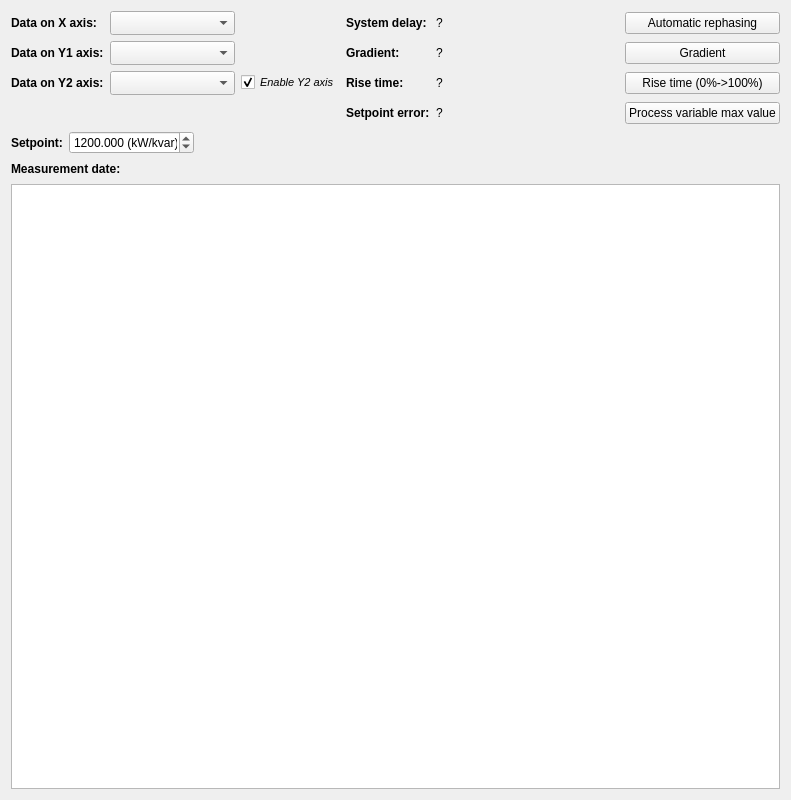
<?xml version="1.0" encoding="UTF-8"?>
<ui version="4.0">
 <class>XYGraphTab</class>
 <widget class="QWidget" name="XYGraphTab">
  <property name="geometry">
   <rect>
    <x>0</x>
    <y>0</y>
    <width>784</width>
    <height>800</height>
   </rect>
  </property>
  <property name="windowTitle">
   <string>Form</string>
  </property>
  <layout class="QVBoxLayout" name="verticalLayout">
   <item>
    <layout class="QGridLayout" name="gridLayoutTop">
     <item row="3" column="10">
      <widget class="QPushButton" name="btnProcessVarMaxVal">
       <property name="text">
        <string>Process variable max value</string>
       </property>
      </widget>
     </item>
     <item row="1" column="5">
      <widget class="QLabel" name="labelGradient">
       <property name="sizePolicy">
        <sizepolicy hsizetype="Preferred" vsizetype="Preferred">
         <horstretch>0</horstretch>
         <verstretch>0</verstretch>
        </sizepolicy>
       </property>
       <property name="font">
        <font>
         <bold>true</bold>
        </font>
       </property>
       <property name="toolTip">
        <string>The gradient represents the slope with which the process variable rises to the setpoint. The power type (P/Q) is determined by the data on the Y1 axis.</string>
       </property>
       <property name="text">
        <string>Gradient:</string>
       </property>
       <property name="alignment">
        <set>Qt::AlignLeading|Qt::AlignLeft|Qt::AlignVCenter</set>
       </property>
      </widget>
     </item>
     <item row="1" column="9">
      <widget class="QLabel" name="labelTest2Info">
       <property name="minimumSize">
        <size>
         <width>150</width>
         <height>0</height>
        </size>
       </property>
       <property name="text">
        <string/>
       </property>
       <property name="alignment">
        <set>Qt::AlignRight|Qt::AlignTrailing|Qt::AlignVCenter</set>
       </property>
      </widget>
     </item>
     <item row="0" column="3">
      <spacer name="hSpacerMid1">
       <property name="orientation">
        <enum>Qt::Horizontal</enum>
       </property>
       <property name="sizeHint" stdset="0">
        <size>
         <width>40</width>
         <height>20</height>
        </size>
       </property>
      </spacer>
     </item>
     <item row="2" column="0">
      <widget class="QLabel" name="labelY2Data">
       <property name="font">
        <font>
         <bold>true</bold>
        </font>
       </property>
       <property name="toolTip">
        <string>right axis</string>
       </property>
       <property name="text">
        <string>Data on Y2 axis:</string>
       </property>
      </widget>
     </item>
     <item row="0" column="1">
      <widget class="QComboBox" name="cBoxXData">
       <property name="sizePolicy">
        <sizepolicy hsizetype="Preferred" vsizetype="Minimum">
         <horstretch>0</horstretch>
         <verstretch>0</verstretch>
        </sizepolicy>
       </property>
       <property name="minimumSize">
        <size>
         <width>125</width>
         <height>24</height>
        </size>
       </property>
       <property name="maximumSize">
        <size>
         <width>100</width>
         <height>16777215</height>
        </size>
       </property>
      </widget>
     </item>
     <item row="0" column="10">
      <widget class="QPushButton" name="btnAutoRephase">
       <property name="text">
        <string>Automatic rephasing</string>
       </property>
      </widget>
     </item>
     <item row="0" column="6">
      <widget class="QLabel" name="labelSystemDelayVal">
       <property name="text">
        <string>?</string>
       </property>
       <property name="alignment">
        <set>Qt::AlignLeading|Qt::AlignLeft|Qt::AlignVCenter</set>
       </property>
      </widget>
     </item>
     <item row="1" column="0">
      <widget class="QLabel" name="labelY1Data">
       <property name="font">
        <font>
         <bold>true</bold>
        </font>
       </property>
       <property name="toolTip">
        <string>left axis</string>
       </property>
       <property name="text">
        <string>Data on Y1 axis:</string>
       </property>
      </widget>
     </item>
     <item row="1" column="1">
      <widget class="QComboBox" name="cBoxY1Data">
       <property name="sizePolicy">
        <sizepolicy hsizetype="Preferred" vsizetype="Minimum">
         <horstretch>0</horstretch>
         <verstretch>0</verstretch>
        </sizepolicy>
       </property>
       <property name="minimumSize">
        <size>
         <width>125</width>
         <height>24</height>
        </size>
       </property>
       <property name="maximumSize">
        <size>
         <width>100</width>
         <height>16777215</height>
        </size>
       </property>
      </widget>
     </item>
     <item row="0" column="0">
      <widget class="QLabel" name="labelXdata">
       <property name="font">
        <font>
         <bold>true</bold>
        </font>
       </property>
       <property name="toolTip">
        <string>bottom axis</string>
       </property>
       <property name="text">
        <string>Data on X axis:</string>
       </property>
      </widget>
     </item>
     <item row="0" column="8">
      <spacer name="hSpacerRight">
       <property name="orientation">
        <enum>Qt::Horizontal</enum>
       </property>
       <property name="sizeType">
        <enum>QSizePolicy::Minimum</enum>
       </property>
       <property name="sizeHint" stdset="0">
        <size>
         <width>20</width>
         <height>20</height>
        </size>
       </property>
      </spacer>
     </item>
     <item row="2" column="10">
      <widget class="QPushButton" name="btnRiseTime">
       <property name="text">
        <string>Rise time (0%-&gt;100%)</string>
       </property>
      </widget>
     </item>
     <item row="1" column="10">
      <widget class="QPushButton" name="btnGradient">
       <property name="text">
        <string>Gradient</string>
       </property>
      </widget>
     </item>
     <item row="3" column="6">
      <widget class="QLabel" name="labelSetpointErrVal">
       <property name="toolTip">
        <string/>
       </property>
       <property name="text">
        <string>?</string>
       </property>
       <property name="alignment">
        <set>Qt::AlignLeading|Qt::AlignLeft|Qt::AlignVCenter</set>
       </property>
      </widget>
     </item>
     <item row="3" column="5">
      <widget class="QLabel" name="labelSetpointErr">
       <property name="sizePolicy">
        <sizepolicy hsizetype="Preferred" vsizetype="Minimum">
         <horstretch>0</horstretch>
         <verstretch>0</verstretch>
        </sizepolicy>
       </property>
       <property name="minimumSize">
        <size>
         <width>0</width>
         <height>24</height>
        </size>
       </property>
       <property name="font">
        <font>
         <bold>true</bold>
        </font>
       </property>
       <property name="toolTip">
        <string>&lt;html&gt;&lt;head/&gt;&lt;body&gt;&lt;p&gt;A realtive error to the setpoint value.&lt;/p&gt;&lt;/body&gt;&lt;/html&gt;</string>
       </property>
       <property name="text">
        <string>Setpoint error:</string>
       </property>
       <property name="alignment">
        <set>Qt::AlignLeading|Qt::AlignLeft|Qt::AlignVCenter</set>
       </property>
      </widget>
     </item>
     <item row="0" column="5">
      <widget class="QLabel" name="labelSystemDelay">
       <property name="sizePolicy">
        <sizepolicy hsizetype="Preferred" vsizetype="Preferred">
         <horstretch>0</horstretch>
         <verstretch>0</verstretch>
        </sizepolicy>
       </property>
       <property name="font">
        <font>
         <bold>true</bold>
        </font>
       </property>
       <property name="toolTip">
        <string>The system delay represents the time that elapses between the execution of the control command and the response of the controlled system.</string>
       </property>
       <property name="text">
        <string>System delay:</string>
       </property>
       <property name="alignment">
        <set>Qt::AlignLeading|Qt::AlignLeft|Qt::AlignVCenter</set>
       </property>
      </widget>
     </item>
     <item row="2" column="6">
      <widget class="QLabel" name="labelRiseTimeVal">
       <property name="text">
        <string>?</string>
       </property>
       <property name="alignment">
        <set>Qt::AlignLeading|Qt::AlignLeft|Qt::AlignVCenter</set>
       </property>
      </widget>
     </item>
     <item row="2" column="2">
      <widget class="QCheckBox" name="checkBox">
       <property name="font">
        <font>
         <pointsize>8</pointsize>
         <italic>true</italic>
        </font>
       </property>
       <property name="text">
        <string>Enable Y2 axis</string>
       </property>
       <property name="checked">
        <bool>true</bool>
       </property>
      </widget>
     </item>
     <item row="1" column="6">
      <widget class="QLabel" name="labelGradientVal">
       <property name="text">
        <string>?</string>
       </property>
       <property name="alignment">
        <set>Qt::AlignLeading|Qt::AlignLeft|Qt::AlignVCenter</set>
       </property>
      </widget>
     </item>
     <item row="2" column="1">
      <widget class="QComboBox" name="cBoxY2Data">
       <property name="sizePolicy">
        <sizepolicy hsizetype="Preferred" vsizetype="Minimum">
         <horstretch>0</horstretch>
         <verstretch>0</verstretch>
        </sizepolicy>
       </property>
       <property name="minimumSize">
        <size>
         <width>125</width>
         <height>24</height>
        </size>
       </property>
       <property name="maximumSize">
        <size>
         <width>100</width>
         <height>16777215</height>
        </size>
       </property>
      </widget>
     </item>
     <item row="2" column="5">
      <widget class="QLabel" name="labelRiseTime">
       <property name="sizePolicy">
        <sizepolicy hsizetype="Preferred" vsizetype="Preferred">
         <horstretch>0</horstretch>
         <verstretch>0</verstretch>
        </sizepolicy>
       </property>
       <property name="font">
        <font>
         <bold>true</bold>
        </font>
       </property>
       <property name="toolTip">
        <string>The rise time indicates the time elapsed during the rise from 0 % to 100 % of the setpoint value.</string>
       </property>
       <property name="text">
        <string>Rise time:</string>
       </property>
       <property name="alignment">
        <set>Qt::AlignLeading|Qt::AlignLeft|Qt::AlignVCenter</set>
       </property>
      </widget>
     </item>
     <item row="3" column="9">
      <widget class="QLabel" name="labelTest4Info">
       <property name="minimumSize">
        <size>
         <width>150</width>
         <height>0</height>
        </size>
       </property>
       <property name="text">
        <string/>
       </property>
       <property name="alignment">
        <set>Qt::AlignRight|Qt::AlignTrailing|Qt::AlignVCenter</set>
       </property>
      </widget>
     </item>
     <item row="2" column="9">
      <widget class="QLabel" name="labelTest3Info">
       <property name="minimumSize">
        <size>
         <width>150</width>
         <height>0</height>
        </size>
       </property>
       <property name="text">
        <string/>
       </property>
       <property name="alignment">
        <set>Qt::AlignRight|Qt::AlignTrailing|Qt::AlignVCenter</set>
       </property>
      </widget>
     </item>
     <item row="0" column="9">
      <widget class="QLabel" name="labelTest1Info">
       <property name="minimumSize">
        <size>
         <width>150</width>
         <height>0</height>
        </size>
       </property>
       <property name="text">
        <string/>
       </property>
       <property name="alignment">
        <set>Qt::AlignRight|Qt::AlignTrailing|Qt::AlignVCenter</set>
       </property>
      </widget>
     </item>
    </layout>
   </item>
   <item>
    <layout class="QGridLayout" name="gridLayoutMid">
     <item row="0" column="2">
      <spacer name="hSpacerRight2">
       <property name="orientation">
        <enum>Qt::Horizontal</enum>
       </property>
       <property name="sizeHint" stdset="0">
        <size>
         <width>40</width>
         <height>20</height>
        </size>
       </property>
      </spacer>
     </item>
     <item row="0" column="0">
      <widget class="QLabel" name="labelSetpoint">
       <property name="sizePolicy">
        <sizepolicy hsizetype="Preferred" vsizetype="Preferred">
         <horstretch>0</horstretch>
         <verstretch>0</verstretch>
        </sizepolicy>
       </property>
       <property name="font">
        <font>
         <bold>true</bold>
        </font>
       </property>
       <property name="toolTip">
        <string>&lt;html&gt;&lt;head/&gt;&lt;body&gt;&lt;p&gt;A setpoint is the desired value of a process variable. The power type (P/Q) is determined by the data on the Y1 axis.&lt;/p&gt;&lt;/body&gt;&lt;/html&gt;</string>
       </property>
       <property name="text">
        <string>Setpoint:</string>
       </property>
       <property name="alignment">
        <set>Qt::AlignLeading|Qt::AlignLeft|Qt::AlignVCenter</set>
       </property>
      </widget>
     </item>
     <item row="0" column="1">
      <widget class="QDoubleSpinBox" name="dblSpinBoxSetpoint">
       <property name="sizePolicy">
        <sizepolicy hsizetype="Maximum" vsizetype="Fixed">
         <horstretch>0</horstretch>
         <verstretch>0</verstretch>
        </sizepolicy>
       </property>
       <property name="minimumSize">
        <size>
         <width>0</width>
         <height>0</height>
        </size>
       </property>
       <property name="maximumSize">
        <size>
         <width>125</width>
         <height>16777215</height>
        </size>
       </property>
       <property name="suffix">
        <string> (kW/kvar)</string>
       </property>
       <property name="decimals">
        <number>3</number>
       </property>
       <property name="maximum">
        <double>1000000.000000000000000</double>
       </property>
       <property name="value">
        <double>1200.000000000000000</double>
       </property>
      </widget>
     </item>
    </layout>
   </item>
   <item>
    <layout class="QGridLayout" name="gridLayout">
     <item row="0" column="0">
      <widget class="QLabel" name="labelMeasDate">
       <property name="sizePolicy">
        <sizepolicy hsizetype="Preferred" vsizetype="Preferred">
         <horstretch>0</horstretch>
         <verstretch>0</verstretch>
        </sizepolicy>
       </property>
       <property name="font">
        <font>
         <bold>true</bold>
        </font>
       </property>
       <property name="text">
        <string>Measurement date:</string>
       </property>
      </widget>
     </item>
     <item row="0" column="1">
      <widget class="QLabel" name="labelMeasDateValue">
       <property name="sizePolicy">
        <sizepolicy hsizetype="Preferred" vsizetype="Preferred">
         <horstretch>0</horstretch>
         <verstretch>0</verstretch>
        </sizepolicy>
       </property>
       <property name="minimumSize">
        <size>
         <width>60</width>
         <height>0</height>
        </size>
       </property>
       <property name="font">
        <font>
         <bold>false</bold>
        </font>
       </property>
       <property name="text">
        <string/>
       </property>
      </widget>
     </item>
     <item row="0" column="2">
      <spacer name="hSpacerRight3">
       <property name="orientation">
        <enum>Qt::Horizontal</enum>
       </property>
       <property name="sizeHint" stdset="0">
        <size>
         <width>37</width>
         <height>18</height>
        </size>
       </property>
      </spacer>
     </item>
    </layout>
   </item>
   <item>
    <widget class="PlotWidget" name="XYGraph">
     <property name="minimumSize">
      <size>
       <width>0</width>
       <height>400</height>
      </size>
     </property>
     <property name="maximumSize">
      <size>
       <width>16777215</width>
       <height>16777215</height>
      </size>
     </property>
    </widget>
   </item>
  </layout>
 </widget>
 <customwidgets>
  <customwidget>
   <class>PlotWidget</class>
   <extends>QGraphicsView</extends>
   <header>pyqtgraph</header>
  </customwidget>
 </customwidgets>
 <tabstops>
  <tabstop>cBoxXData</tabstop>
  <tabstop>cBoxY1Data</tabstop>
  <tabstop>cBoxY2Data</tabstop>
  <tabstop>checkBox</tabstop>
  <tabstop>dblSpinBoxSetpoint</tabstop>
  <tabstop>XYGraph</tabstop>
 </tabstops>
 <resources/>
 <connections/>
</ui>
